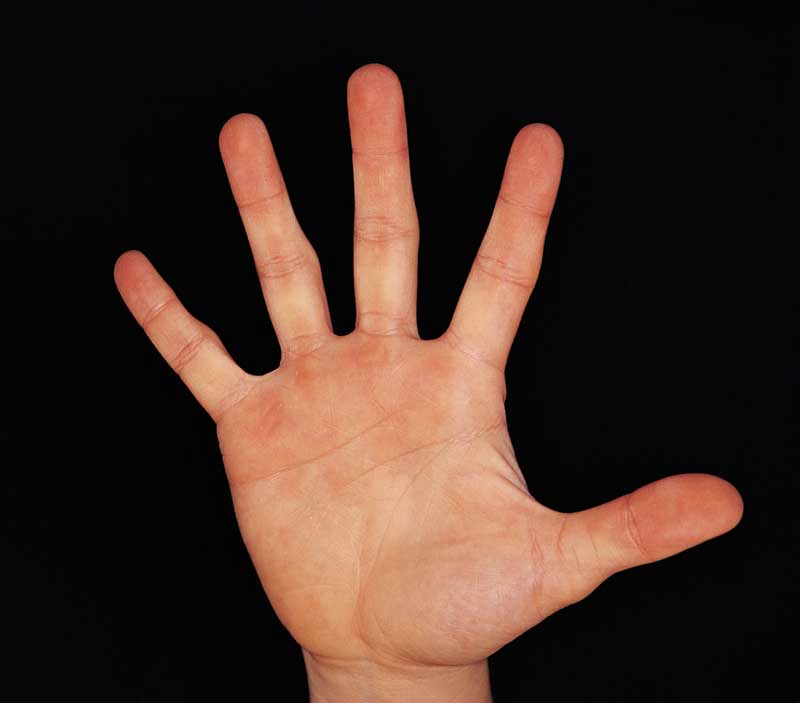
//> input picture Hand-Gesture-Recogition/Lab3/hand.jpg, 800 x 703 px, given in place of the camera
$ ./CS585_Lab3   (built with g++ and OpenCV 4)
//> lines starting //> are read from the running program, lines starting //| are printed output that depends on the picture; after the words box and inside, x2 and y2 are one past the last pixel; in counts of white or black regions, pixels touching at a corner belong together
### Hand-Gesture-Recogition/Lab3/stdafx.h
// stdafx.h : include file for standard system include files,
// or project specific include files that are used frequently, but
// are changed infrequently
//

#pragma once

#include "targetver.h"

#include <stdio.h>
#include <tchar.h>


// TODO: reference additional headers your program requires here

### Hand-Gesture-Recogition/Lab3/CS585_Lab3.cpp
/**
CS440_PA1
@author: Wei Wei, Jason Huang
@version: 1.0 9/17/2014

Lab 3
--------------
This program introduces the following concepts:
- recognizing hand from the background and recognize the Rock, Scissor and Paper gesture.
--------------
*/

#include "stdafx.h"
#include "opencv2/core/core.hpp"
#include "opencv2/highgui/highgui.hpp"
#include "opencv2/imgproc/imgproc.hpp"
#include <iostream>
#include <stdio.h>
#include <stdlib.h>
#include <vector>

using namespace cv;
using namespace std;

//function declarations
/**
Function that returns the maximum of 3 integers
*/
int myMax(int a, int b, int c);

/**
Function that returns the minimum of 3 integers
*/
int myMin(int a, int b, int c);

/**
Function that detects whether a pixel belongs to the skin based on RGB values
@param src The source color image
@param dst The destination grayscale image where skin pixels are colored white and the rest are colored black
*/
void mySkinDetect(Mat& src, Mat& dst);

void condefects(vector<Vec4i> convexityDefectsSet, vector<Point> mycontour, Mat &frame);

//Global variables
int thresh = 128;
int max_thresh = 255;

// main function
int main()
{
	VideoCapture cap(0);

	// if not successful, exit program
	if (!cap.isOpened())
	{
		cout << "Cannot open the video cam" << endl;
		return -1;
	}

	// Mat object to read first frame
	Mat frame0;

	// read a new frame from video
	bool bSuccess0 = cap.read(frame0);
//> frame0 is the input picture: 703 rows x 800 cols, CV_8UC3; mean B, G, R 35.3, 44, 64.1

	//if not successful, break loop
	if (!bSuccess0)
	{
		cout << "Cannot read a frame from video stream" << endl;
	}

	//create a window called "RockScissorPaper"
	namedWindow("source", WINDOW_AUTOSIZE);
	namedWindow("RockScissorPaper", WINDOW_AUTOSIZE);

	while (1)
	{
		// read a new frame from video
		Mat frame;
		bool bSuccess = cap.read(frame);

		//if not successful, break loop
		if (!bSuccess)
		{
			cout << "Cannot read a frame from video stream" << endl;
			break;
		}

		// destination frame
		Mat frameDest;
		frameDest = Mat::zeros(frame.rows, frame.cols, CV_8UC1); //Returns a zero array of same size as src mat, and of type CV_8UC1

		// Skin color detection
		mySkinDetect(frame, frameDest);
//> after the loop in mySkinDetect, `for (int i = 0; i < src.rows; i++)`:
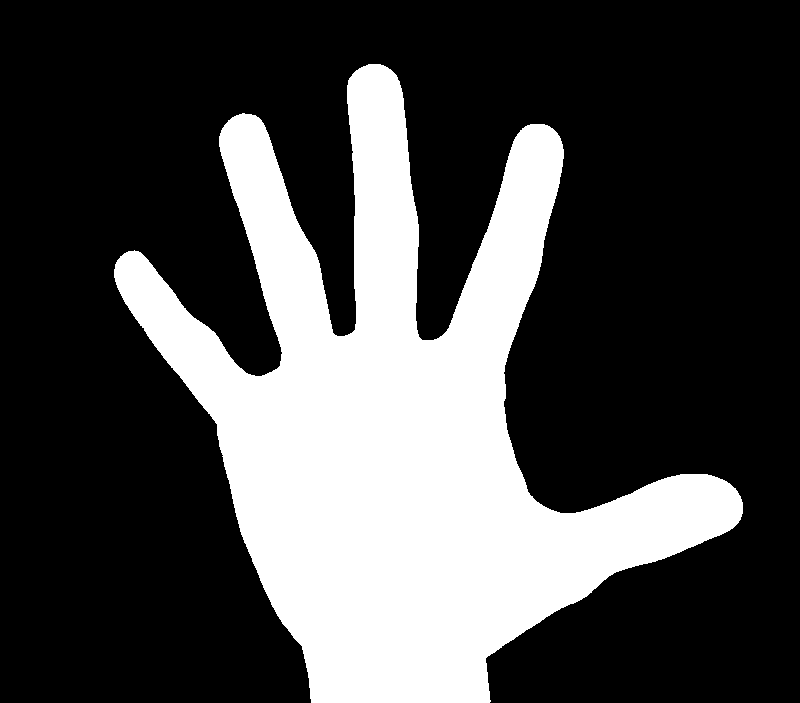
//> dst: 703 rows x 800 cols, CV_8UC1; 28.6% white; 1 white region

		// Convert into binary image using thresholding
		// Documentation for threshold: http://docs.opencv.org/modules/imgproc/doc/miscellaneous_transformations.html?highlight=threshold#threshold
		// Example of thresholding: http://docs.opencv.org/doc/tutorials/imgproc/threshold/threshold.html
		Mat thres_output;
		threshold(frameDest, thres_output, thresh, max_thresh, 0);

		vector<vector<Point>> contours;
		vector<Vec4i> hierarchy;
		// Find contours
		// Documentation for finding contours: http://docs.opencv.org/modules/imgproc/doc/structural_analysis_and_shape_descriptors.html?highlight=findcontours#findcontours
		findContours(thres_output, contours, hierarchy, CV_RETR_TREE, CV_CHAIN_APPROX_SIMPLE, Point(0, 0));
//> contours = 1 contour; box (x1, y1, x2, y2) and area: (114, 64, 743, 703) 159486
		cout << "The number of contours detected is: " << contours.size() << endl;
//| The number of contours detected is: 1

		//Mat frameDest = Mat::zeros(thres_output.size(), CV_8UC3);
		// Find largest contour
		int maxsize = 0;
		int maxind = 0;
		Rect boundrec;
		for (int i = 0; i < contours.size(); i++)
		{
			// Documentation on contourArea: http://docs.opencv.org/modules/imgproc/doc/structural_analysis_and_shape_descriptors.html#
			double area = contourArea(contours[i]);
			if (area > maxsize) {
				maxsize = area;
				maxind = i;
				boundrec = boundingRect(contours[i]);
			}
		}
//> this loop made 1 pass
//> (area, maxsize, boundrec) on pass 1: (159486, 159486, Rect(114, 64, 629, 639))
//> after the loop, maxsize = 159486; maxind = 0

		/// Find the convex hull and defect object for each contour
		vector<vector<Point> >hull(contours.size());
//> hull = 1 empty contours
		vector<vector<Vec4i>>defects(contours.size());
//> defects = 1 item
		vector<vector<int> >inthull(contours.size());
//> inthull = 1 item
		for (int i = 0; i < contours.size(); i++)
		{
			convexHull(Mat(contours[i]), hull[i], false);
			convexHull(Mat(contours[i]), inthull[i], false);
			if (inthull[i].size() > 3) {
				convexityDefects(contours[i], inthull[i], defects[i]);
			}
		}
//> this loop made 1 pass

		// Draw contours
		// Documentation for drawing contours: http://docs.opencv.org/modules/imgproc/doc/structural_analysis_and_shape_descriptors.html?highlight=drawcontours#drawcontours
		// Documentation for drawing rectangle: http://docs.opencv.org/modules/core/doc/drawing_functions.html
		rectangle(frame, boundrec, Scalar(0, 255, 0), 1, 8, 0);
		drawContours(frame, hull, maxind, Scalar(0, 0, 255), 2, 8, hierarchy);
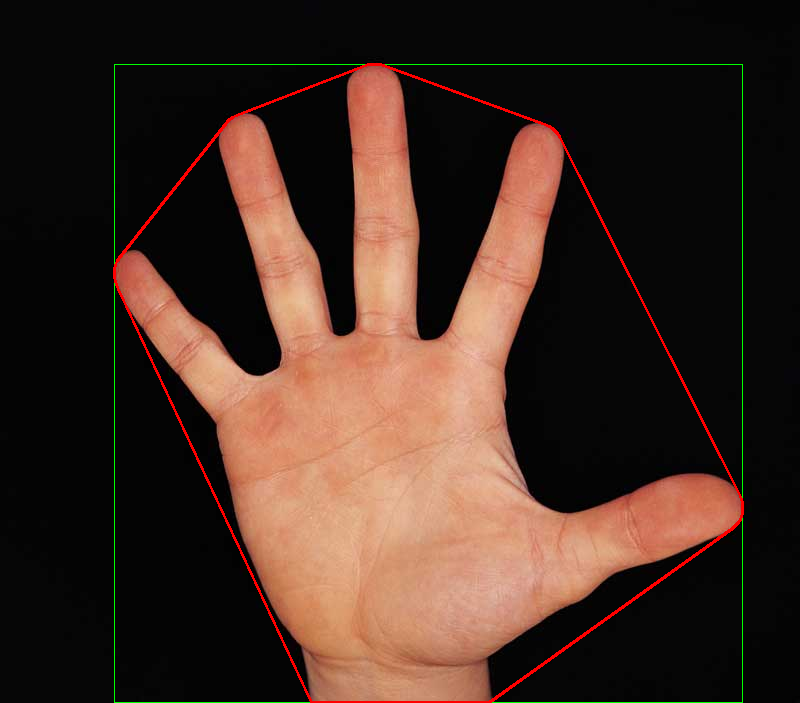
//> frame: 703 rows x 800 cols, CV_8UC3; mean B, G, R 35.1, 44.9, 66.2
		rectangle(frameDest, boundrec, Scalar(255, 255, 255), 1, 8, 0);
		drawContours(frameDest, hull, maxind, Scalar(255, 0, 255), 2, 8, hierarchy);
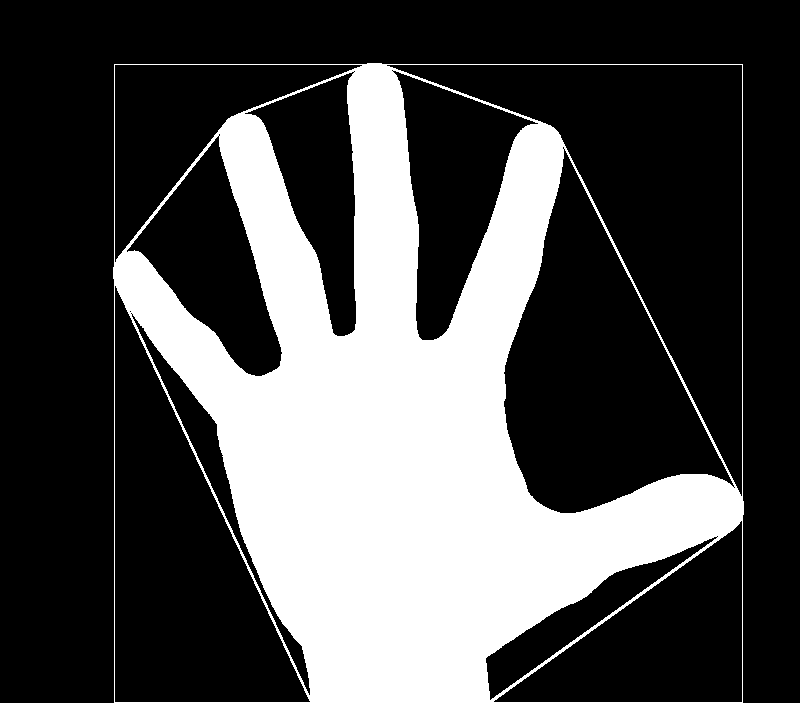
//> frameDest: 703 rows x 800 cols, CV_8UC1; 29.9% white; 1 white region, box (x1, y1, x2, y2) and area: (113, 63, 744, 703) 167880
		//call the condefect function which plot the
		condefects(defects[maxind], contours[maxind], frame);

		cout << "The area of the largest contour detected is: " << contourArea(contours[maxind]) << endl;
		cout << "-----------------------------" << endl << endl;

		/// Show in a window
		imshow("RockScissorPaper", frame);
		imshow("source", frameDest);
		if (waitKey(30) == 27)
		{
			cout << "esc key is pressed by user" << endl;
			break;
		}
	}

	// Wait until keypress
	waitKey(0);
	cap.release();
	return 0;
}

//Function that returns the maximum of 3 integers
int myMax(int a, int b, int c) {
	return max(max(a, b), c);
}

//Function that returns the minimum of 3 integers
int myMin(int a, int b, int c) {
	return min(min(a, b), c);
}

//Function that detects whether a pixel belongs to the skin based on RGB values
void mySkinDetect(Mat& src, Mat& dst) {
	//Surveys of skin color modeling and detection techniques:
	//Vezhnevets, Vladimir, Vassili Sazonov, and Alla Andreeva. "A survey on pixel-based skin color detection techniques." Proc. Graphicon. Vol. 3. 2003.
	//Kakumanu, Praveen, Sokratis Makrogiannis, and Nikolaos Bourbakis. "A survey of skin-color modeling and detection methods." Pattern recognition 40.3 (2007): 1106-1122.
	for (int i = 0; i < src.rows; i++){
		for (int j = 0; j < src.cols; j++){
			//For each pixel, compute the average intensity of the 3 color channels
			Vec3b intensity = src.at<Vec3b>(i, j); //Vec3b is a vector of 3 uchar (unsigned character)
			int B = intensity[0]; int G = intensity[1]; int R = intensity[2];
			if ((R > 95 && G > 40 && B > 20) && (myMax(R, G, B) - myMin(R, G, B) > 15) && (abs(R - G) > 15) && (R > G) && (R > B)){
				dst.at<uchar>(i, j) = 255;
			}
		}
	}
}

void condefects(vector<Vec4i> Defects, vector<Point> contour, Mat &frame)
{
	Point2f center;
	float x;
	int fingers = 0;

	// find the centorid of the hand
	minEnclosingCircle(contour, center, x);
//> center = Point(427.5, 391.5); x = 337.5
	circle(frame, center, 10, CV_RGB(0, 0, 255), 2, 8);
//> frame: 703 rows x 800 cols, CV_8UC3; 194 pixels changed, all inside (x1, y1, x2, y2) = (417, 381, 440, 404)

	for (int i = 0; i < Defects.size(); i++) {

		//extracting the start point and the depth from the Defects
		Point ptStart(contour[Defects[i].val[0]]);
		double depth = static_cast<double>(Defects[i].val[3]) / 256;
		//display start points
		circle(frame, ptStart, 5, CV_RGB(255, 0, 0), 2, 8);

		//if the depth > 11 and the start point is higher than the center, count that as a finger
		if (depth>11 && ptStart.y<center.y) {
			circle(frame, ptStart, 4, CV_RGB(255, 0, 0), 4);
			fingers++;
		}
	}
//> this loop made 21 passes
//> (ptStart, depth) on passes 1 to 12: (Point(368, 64), 245.2), (Point(236, 115), 0.445), (Point(232, 117), 0.602), (Point(228, 120), 0.625), (Point(224, 125), 193.1), (Point(120, 256), 0.602), (Point(117, 260), 0.445), (Point(115, 264), 0.785), (Point(114, 277), 0.727), (Point(115, 281), 0.633), (Point(117, 287), 32.57), (Point(489, 702), 38.8)
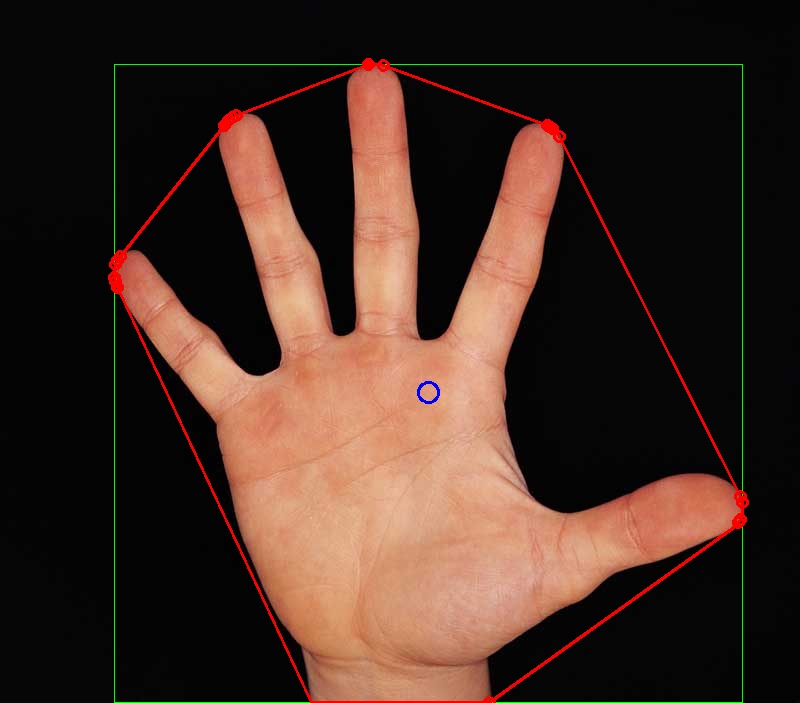
//> frame: 703 rows x 800 cols, CV_8UC3; mean B, G, R 35.1, 44.7, 66.5
//> after the loop, fingers = 4

	//index: if number if fingers detected: (0,1):Rock, (2,3):Scussor, (>3):Paper
	if (fingers >1 && fingers <= 3) {
		putText(frame, "Scissor", Point(50, 50), 2, 2, CV_RGB(0, 255, 0), 4, 8);
	}
	else if (fingers <= 1) {
		putText(frame, "Rock", Point(50, 50), 2, 2, CV_RGB(255, 0, 0), 4, 8);
	}
	else if (fingers > 3) {
		putText(frame, "Paper", Point(50, 50), 2, 2, CV_RGB(0, 0, 255), 4, 8);
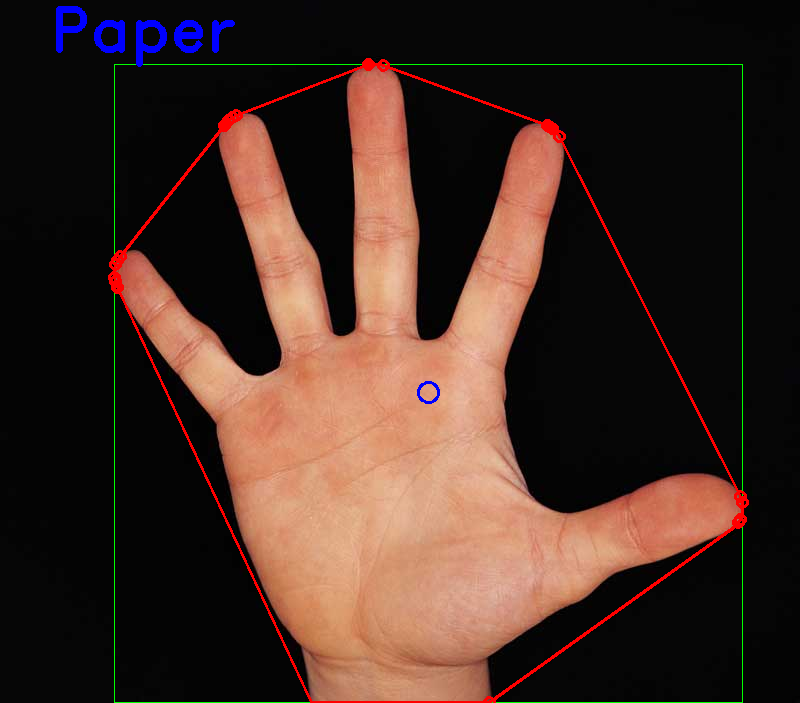
//> frame: 703 rows x 800 cols, CV_8UC3; 0.52% of pixels changed, all inside (x1, y1, x2, y2) = (56, 6, 235, 67)
//| The area of the largest contour detected is: 159486
//> the Esc key is pressed
	}
}
